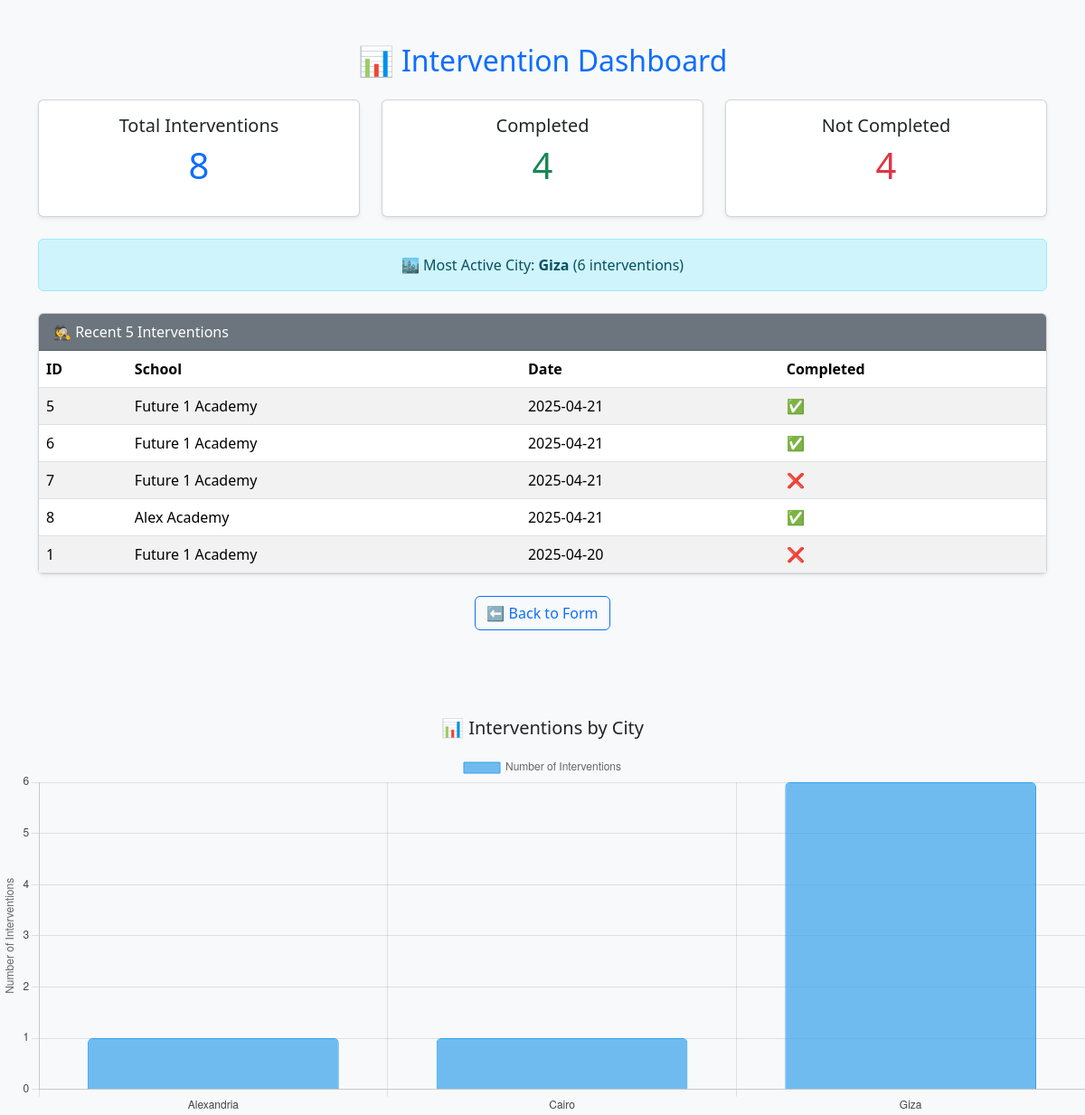
/dashboard, run on the app's committed database.
### tables this page shows
CREATE TABLE interventions (
    id INTEGER PRIMARY KEY AUTOINCREMENT,
    location_id INTEGER,
    reported_by TEXT,
    school_contact_person TEXT,
    problem_description TEXT,
    configuration_reviewed BOOLEAN,
    onsite_visit BOOLEAN,
    final_completed BOOLEAN,
    intervention_date DATE,
    FOREIGN KEY (location_id) REFERENCES locations(id)
);

CREATE TABLE locations (
    id INTEGER PRIMARY KEY AUTOINCREMENT,
    school_name TEXT NOT NULL,
    city TEXT,
    address TEXT
, city_id INTEGER);

### app.py (the view)
@app.route('/dashboard')
def dashboard():
    conn = sqlite3.connect('db/database.db')
    cursor = conn.cursor()
    cursor.execute("SELECT COUNT(*) FROM interventions")
    total_interventions = cursor.fetchone()[0]
    cursor.execute("SELECT COUNT(*) FROM interventions WHERE final_completed = 1")
    completed_interventions = cursor.fetchone()[0]
    cursor.execute("SELECT COUNT(*) FROM interventions WHERE final_completed = 0")
    incomplete_interventions = cursor.fetchone()[0]
    cursor.execute("""
        SELECT cities.city_name, COUNT(*)
        FROM interventions
        JOIN locations ON interventions.location_id = locations.id
        JOIN cities ON locations.city_id = cities.id
        GROUP BY cities.city_name
    """)
    chart_data = cursor.fetchall()
    cursor.execute("""
        SELECT cities.city_name, COUNT(*) as cnt
        FROM interventions
        JOIN locations ON interventions.location_id = locations.id
        JOIN cities ON locations.city_id = cities.id
        GROUP BY cities.city_name
        ORDER BY cnt DESC
        LIMIT 1
    """)
    top_city = cursor.fetchone()
    cursor.execute("""
        SELECT interventions.id, locations.school_name, intervention_date, final_completed
        FROM interventions
        JOIN locations ON interventions.location_id = locations.id
        ORDER BY intervention_date DESC
        LIMIT 5
    """)
    recent_interventions = cursor.fetchall()
    conn.close()
    return render_template(
        'dashboard.html',
        total=total_interventions,
        completed=completed_interventions,
        incomplete=incomplete_interventions,
        top_city=top_city,
        recent=recent_interventions,
        chart_data=chart_data
    )

### templates/dashboard.html (shortened to what this page needs)
<!DOCTYPE html>
<html>
<head>
    <link href="https://cdn.jsdelivr.net/npm/bootstrap@5.3.2/dist/css/bootstrap.min.css" rel="stylesheet">
</head>
<body class="bg-light">
    <div class="container py-5">
        <h2 class="mb-4 text-center text-primary">📊 Intervention Dashboard</h2>
        <div class="row text-center mb-4">
            <div class="col-md-4">
                <div class="card shadow-sm">
                    <div class="card-body">
                        <h5 class="card-title">Total Interventions</h5>
                        <p class="display-6 text-primary">{{ total }}</p>
                    </div>
                </div>
            </div>
            <div class="col-md-4">
                <div class="card shadow-sm">
                    <div class="card-body">
                        <h5 class="card-title">Completed</h5>
                        <p class="display-6 text-success">{{ completed }}</p>
                    </div>
                </div>
            </div>
            <div class="col-md-4">
                <div class="card shadow-sm">
                    <div class="card-body">
                        <h5 class="card-title">Not Completed</h5>
                        <p class="display-6 text-danger">{{ incomplete }}</p>
                    </div>
                </div>
            </div>
        </div>
        <div class="alert alert-info text-center">
            🏙️ Most Active City:
            <strong>{{ top_city[0] if top_city else 'N/A' }}</strong>
            ({{ top_city[1] if top_city else 0 }} interventions)
        </div>
        <div class="card mt-4 shadow-sm">
            <div class="card-header bg-secondary text-white">
                🕵️‍♀️ Recent 5 Interventions
            </div>
            <div class="card-body p-0">
                <table class="table table-striped table-hover mb-0">
                    <thead>
                        <tr>
                            <th>ID</th>
                            <th>School</th>
                            <th>Date</th>
                            <th>Completed</th>
                        </tr>
                    </thead>
                    <tbody>
                        {% for i in recent %}
                        <tr>
                            <td>{{ i[0] }}</td>
                            <td>{{ i[1] }}</td>
                            <td>{{ i[2] }}</td>
                            <td>{{ '✅' if i[3] else '❌' }}</td>
                        </tr>
                        {% endfor %}
                    </tbody>
                </table>
            </div>
        </div>
        <div class="text-center mt-4">
            <a href="/" class="btn btn-outline-primary">⬅️ Back to Form</a>
        </div>
    </div>
    <div class="mt-5">
        <h5 class="text-center mb-3">📊 Interventions by City</h5>
        <canvas id="cityChart" height="100"></canvas>
    </div>
    <script>
        const ctx = document.getElementById('cityChart').getContext('2d');
        const cityLabels = {{ chart_data | map(attribute=0) | list | tojson }};
        const cityCounts = {{ chart_data | map(attribute=1) | list | tojson }};
        new Chart(ctx, {
    type: 'bar',
    data: {
        labels: cityLabels,
        datasets: [{
            label: 'Number of Interventions',
            data: cityCounts,
            backgroundColor: 'rgba(54, 162, 235, 0.7)',
            borderColor: 'rgba(54, 162, 235, 1)',
            borderWidth: 1,
            borderRadius: 5, // يعطي شكل حلو للبارز
            hoverBackgroundColor: 'rgba(30, 144, 255, 0.9)' // لما تحط الماوس عليه
        }]
    },
    options: {
        responsive: true,
        plugins: {
            legend: {
                display: true,
                position: 'top'
            },
            tooltip: {
                callbacks: {
                    label: function(context) {
                        return `📍 ${context.label}: ${context.parsed.y} interventions`;
                    }
                }
            }
        },
        scales: {
            y: {
                beginAtZero: true,
                ticks: {
                    stepSize: 1,
                    color: '#444'
                },
                title: {
                    display: true,
                    text: 'Number of Interventions'
                }
            },
            x: {
                ticks: {
                    color: '#444',
                    autoSkip: false
                }
            }
        }
    }
});
    </script>
</body>
</html>

### data on the page
interventions: id "5", school_name "Future 1 Academy", intervention_date "2025-04-21", final_completed "✅"
interventions: id "6", school_name "Future 1 Academy", intervention_date "2025-04-21", final_completed "✅"
interventions: id "7", school_name "Future 1 Academy", intervention_date "2025-04-21", final_completed "❌"
interventions: id "8", school_name "Alex Academy", intervention_date "2025-04-21", final_completed "✅"
interventions: id "1", school_name "Future 1 Academy", intervention_date "2025-04-20", final_completed "❌"

### other printed values
{{ total }} "8"
{{ completed }} "4"
{{ incomplete }} "4"
{{ top_city[0] if top_city else 'N/A' }} "Giza"
{{ top_city[1] if top_city else 0 }} "6"
chart data {{ chart_data | map(attribute=0) | list | tojson }} ["Alexandria", "Cairo", "Giza"]
chart data {{ chart_data | map(attribute=1) | list | tojson }} [1, 1, 6]
